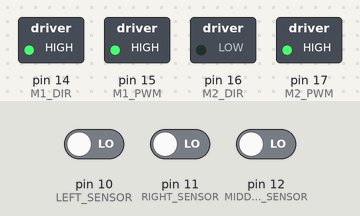
The sketch below on a simulated Arduino Uno, built with avr-gcc and run on an emulated ATmega328P. Shown: switched loads named in the sketch (green lamp = pin HIGH). Inputs (shaded band) come from the test bench; at power-on: pin 10 (LEFT_SENSOR) LOW, pin 11 (RIGHT_SENSOR) LOW, pin 12 (MIDDLE_SENSOR) LOW.

Above: at 1.2 s.
1.3 s: pin 10 (LEFT_SENSOR) driven HIGH
At 3.2 s:
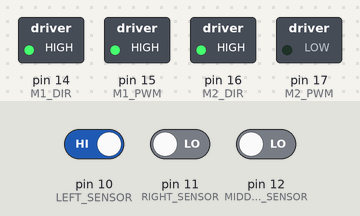
4.3 s: pin 10 (LEFT_SENSOR) driven LOW
At 7.2 s:
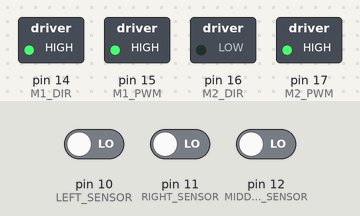
7.3 s: pin 11 (RIGHT_SENSOR) driven HIGH
At 8.2 s:
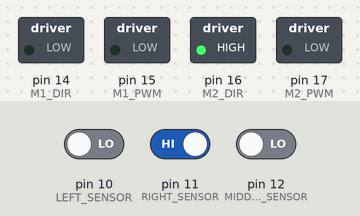
Timing chart, 0 to 16.3 s (numbered marks = the images above; inputs shaded):
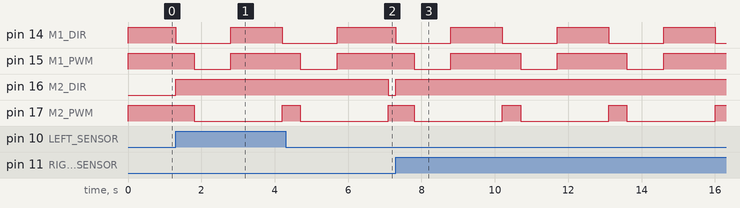

The sketch:

LineFollower.ino
```cpp
// Pin definitions for Cytron motor driver
#define M1_DIR 14  // Motor 1 Direction (Right Motor)
#define M1_PWM 15  // Motor 1 Speed Control (Right Motor)
#define M2_DIR 16  // Motor 2 Direction (Left Motor)
#define M2_PWM 17  // Motor 2 Speed Control (Left Motor)

// Pin definitions for line follower sensor
#define LEFT_SENSOR 10
#define MIDDLE_SENSOR 12
#define RIGHT_SENSOR 11

void setup() {
  // Motor driver pin setup
  pinMode(M1_DIR, OUTPUT);
  pinMode(M1_PWM, OUTPUT);
  pinMode(M2_DIR, OUTPUT);
  pinMode(M2_PWM, OUTPUT);

  // Line follower sensor pin setup
  pinMode(LEFT_SENSOR, INPUT);
  pinMode(MIDDLE_SENSOR, INPUT);
  pinMode(RIGHT_SENSOR, INPUT);
}

void loop() {
  // Read line follower sensor values
  int leftSensor = digitalRead(LEFT_SENSOR);
  int middleSensor = digitalRead(MIDDLE_SENSOR);
  int rightSensor = digitalRead(RIGHT_SENSOR);

    // Move forward
  digitalWrite(M1_DIR, HIGH); // Forward direction for Motor 1
  digitalWrite(M2_DIR, LOW); // Forward direction for Motor 2
  analogWrite(M1_PWM, 150);  // Set speed for Motor 1
  analogWrite(M2_PWM, 150);  // Set speed for Motor 2


  // Check if any sensor detects a black line
  if (leftSensor == HIGH || middleSensor == HIGH || rightSensor == HIGH) {

    // Reverse for 2 seconds
    digitalWrite(M1_DIR, LOW); // Reverse direction for Motor 1 (Right Motor)
    digitalWrite(M2_DIR, HIGH); // Reverse direction for Motor 2 (Left Motor)
    analogWrite(M1_PWM, 150); // Set reverse speed for Motor 1
    analogWrite(M2_PWM, 150); // Set reverse speed for Motor 2
    delay(500);

    // Stop motors
    analogWrite(M1_PWM, 0);
    analogWrite(M2_PWM, 0);
    delay(1000);

    // Turn left for 2 seconds
    digitalWrite(M1_DIR, HIGH); // Forward direction for Motor 1 (Right Motor)
    digitalWrite(M2_DIR, HIGH); // Forward direction for Motor 2 (Left Motor)
    analogWrite(M1_PWM, 200); // Increase speed for Motor 1 (Right Motor)
    analogWrite(M2_PWM, 0); // Decrease speed for Motor 2 (Left Motor)
    delay(1400);
  }
}
```

Measured:
- after the input at 1.3 s, pin 14 (M1_DIR): HIGH → LOW at once, → HIGH 1.5 s later, → LOW 1.4 s later; pin 15 (M1_PWM): HIGH → LOW after 0.50 s, → HIGH 1.0 s later; pin 16 (M2_DIR): LOW → HIGH at once; pin 17 (M2_PWM): HIGH → LOW after 0.50 s, → HIGH 2.4 s later
- after the input at 4.3 s, pin 16 (M2_DIR): HIGH → LOW after 2.8 s
- after the input at 7.3 s, pin 14 (M1_DIR): alternates HIGH for 1.4 s and LOW for 1.5 s, starting at once; pin 15 (M1_PWM): alternates HIGH for 1.9 s and LOW for 1.0 s, starting after 0.50 s; pin 16 (M2_DIR): LOW → HIGH at once; pin 17 (M2_PWM): alternates HIGH for 0.50 s and LOW for 2.4 s, starting after 0.50 s
